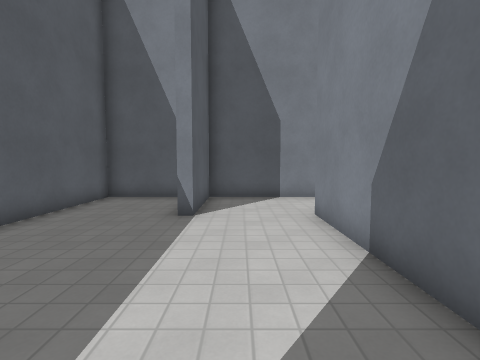
view 1 (above)

23 first-person views from a walk through a Godot game level. The camera is 1.4 m above the floor, tilts 4° down and sees 85° across. The floor is counted in squares, 1 m on a side. Each view is taken from the middle of a square. On the plan, view 1 faces up. The plan holds only what a view shows up to about 13 squares ahead; the rest is blank. The place goes on beyond the plan. Surface patterns are stand-ins for the level's own textures.

view 2
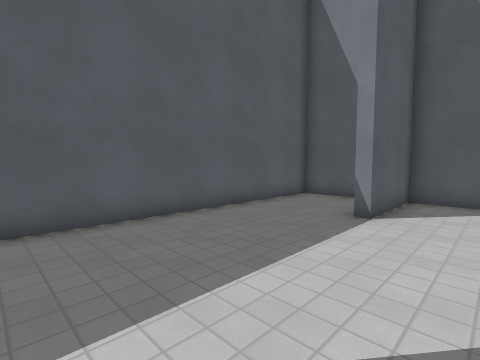

view 3
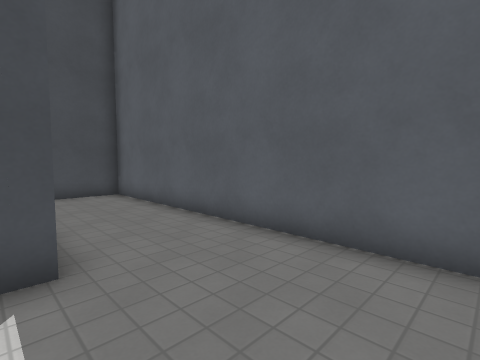

view 4
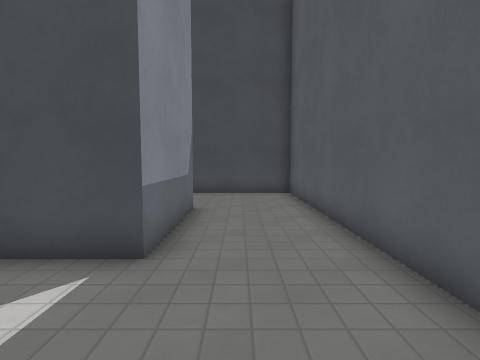

view 5
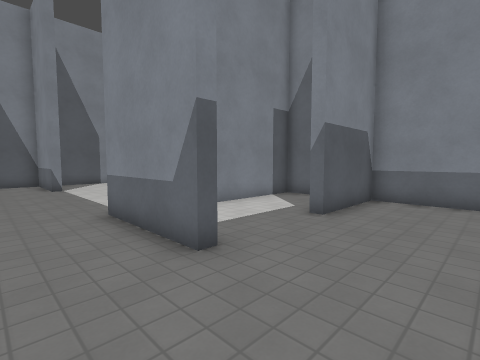

view 6
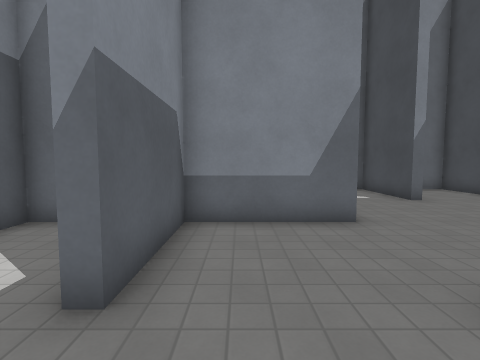

view 7
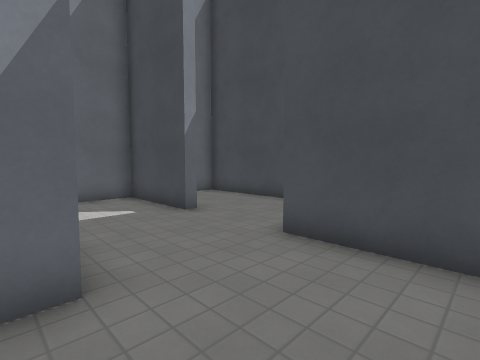

view 8
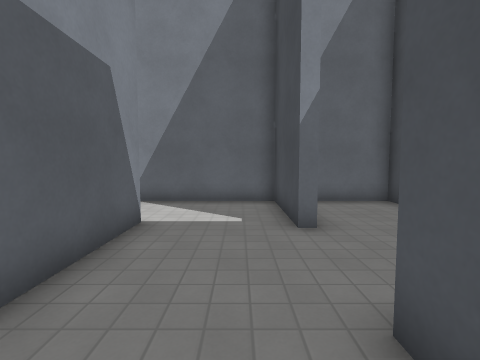

view 9
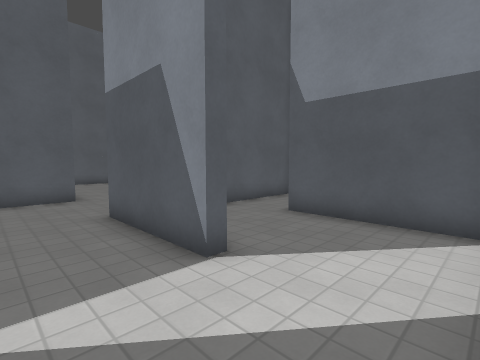

view 10
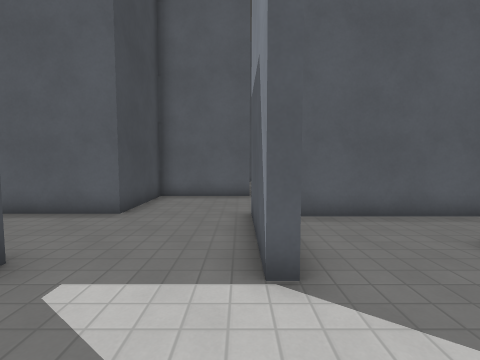

view 11
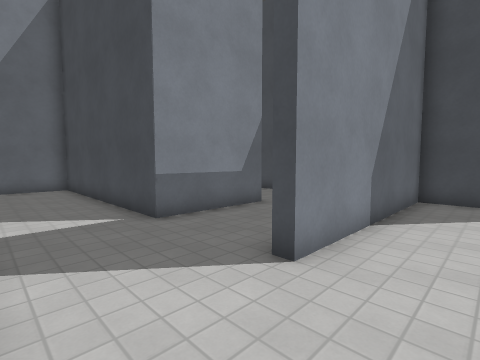

view 12
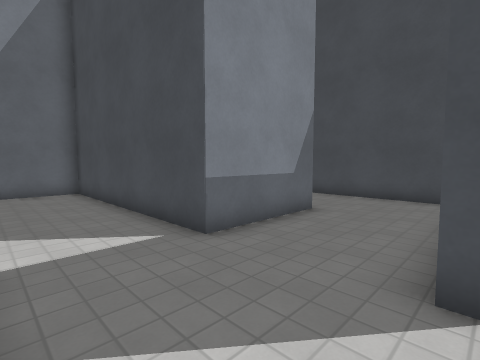

view 13
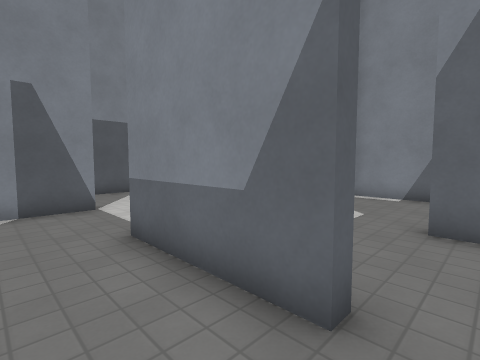

view 14
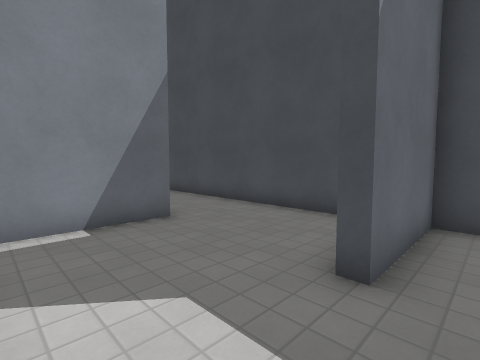

view 15
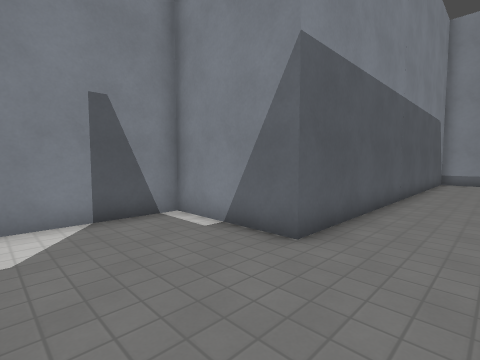

view 16
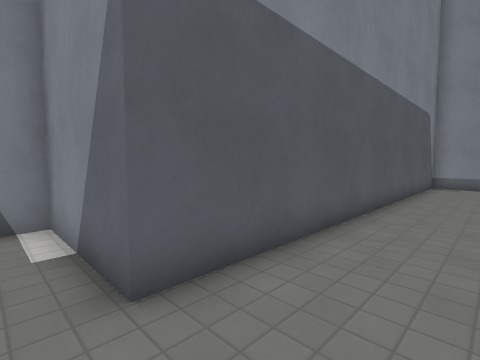

view 17
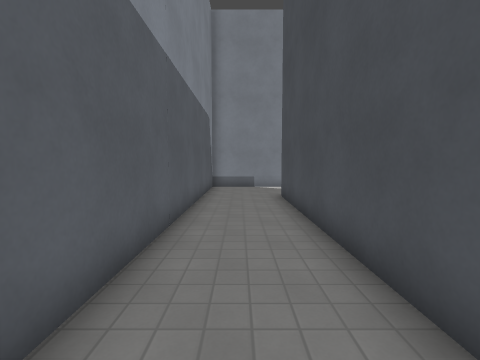

view 18
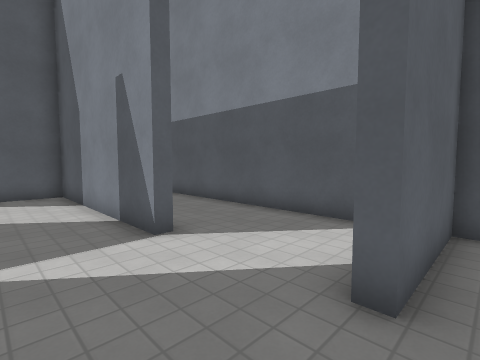

view 19
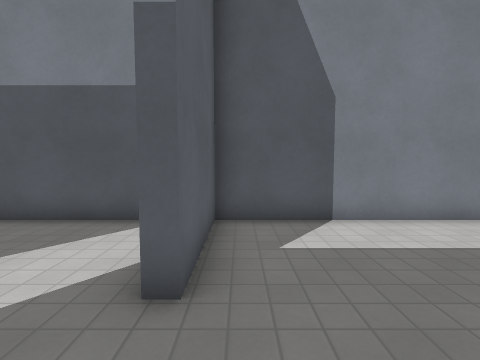

view 20
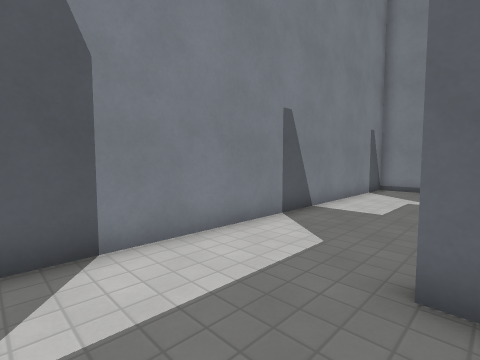

view 21
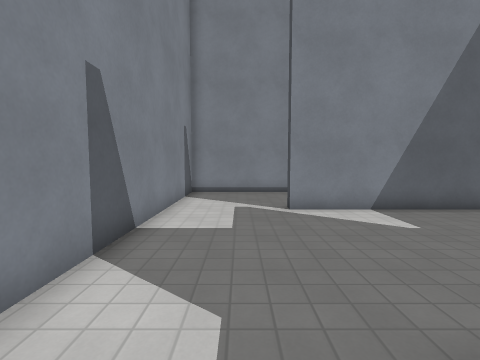

view 22
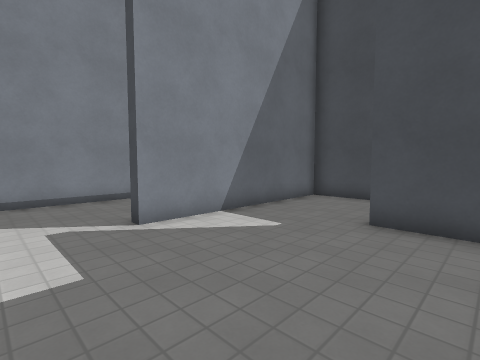

view 23
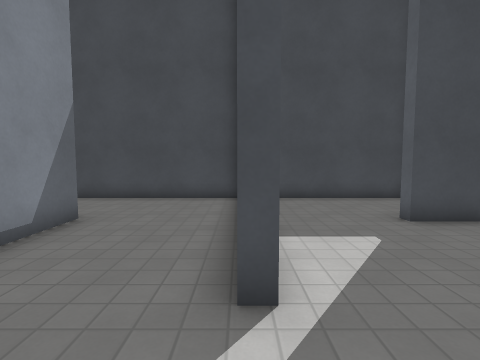

### Floor plan
Points are (right, up) in squares from view 1. A wall is a line through its corners. A room is listed if a view was taken in it or the views show most of it. See-through windows are left out.
Room 1 (views 1, 2, 3, 4, 5, 6, 7, 8, 9, 10)
walls: (6.4, -4.6) (6.4, -7.5); (2.4, -8.5) (2.4, -12.2) (6, -12.2) (6, -15.5); (6, -2.2) (6, -1.1) (1.7, -1.1); (-1.1, -4.7) (-1.6, -4.7) (-1.6, -0.7) (2, -0.7) (2, 5.4); (10, -8.2) (10, -8.7) (6, -8.7) (6, -4.7) (2.4, -4.7) (2.4, -4.2); (12.7, -4.7) (8.6, -4.7); (9.5, -12.8) (9.5, -12.2) (13.3, -12.2) (13.3, -7.4); (-1.2, 6.7) (-1.6, 6.7) (-1.6, 8.1); (8.9, -16.3) (13.3, -16.3) (13.3, -13.8); (-2.4, 10.3) (-5.2, 10.3) (-5.2, -8.6) (-0.9, -8.6)
ways out: opening at (0.5, 6.5) to room 2; opening at (7.5, -4)
Room 2 (views 11, 12, 13, 14, 15, 16, 17, 18, 19, 20, 21, 22, 23)
walls: (16.1, 6.9) (18, 6.9) (18, 6.5); (15.7, 2.9) (21.6, 2.9) (21.6, 10.5) (22.1, 10.5); (12, -0.7) (26.7, -0.7); (6.5, 2.9) (6, 2.9) (6, 6.9) (15, 6.9) (15, 10.6); (22, 2.9) (27.5, 2.9); (6.4, 10.8) (6.4, 10.3) (-1.2, 10.3) (-1.2, 6.7); (9, 14.2) (0.4, 14.2); (26, 6.5) (26, 14.2) (10.4, 14.2) (10.4, 10.6) (9.9, 10.6); (2, 5.4) (2, 6.9) (2.5, 6.9); (3.2, -0.7) (10, -0.7) (10, 2.9) (10.5, 2.9); (27.5, 2.5) (15, 2.5) (15, 6.5) (11.1, 6.5)
ways out: opening at (0.5, 6.5) to room 1

Positions as (right, up) in squares from view 1, and headings:
1: (0, 0), facing up
2: (1, 0), facing up-left
3: (-1, 3), facing down-left
4: (-3, 3), facing down
5: (-4, -8), facing up-right
6: (0, -6), facing right
7: (3, -8), facing down-right
8: (4, -11), facing right
9: (13, -11), facing up-left
10: (13, -9), facing left
11: (0, 10), facing down-right
12: (2, 10), facing down-right
13: (4, 2), facing up-right
14: (9, 6), facing down-right
15: (11, 0), facing up-right
16: (14, 0), facing up-right
17: (16, 1), facing right
18: (11, 8), facing up-left
19: (11, 8), facing up
20: (12, 10), facing up-right
21: (14, 12), facing right
22: (16, 13), facing down-right
23: (22, 13), facing down
